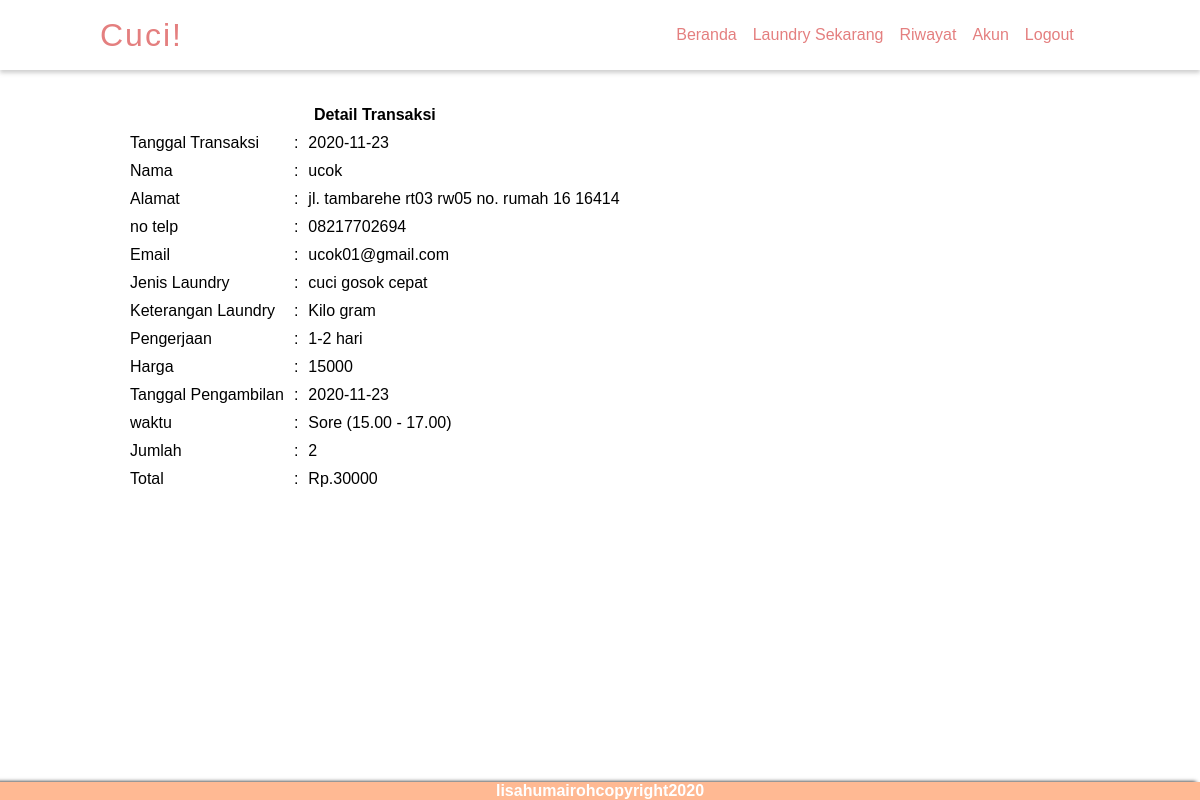
Page /user/detail_transaksi.php?id_transaksi=1 (signed in) on the committed database.
### tables this page shows
CREATE TABLE `transaksi` (
  `id_transaksi` int(11) NOT NULL,
  `id_user` int(11) NOT NULL,
  `id_laundry` int(11) NOT NULL,
  `tgl_transaksi` date NOT NULL,
  `jenis_laundry` varchar(100) NOT NULL,
  `tgl_ambil` date NOT NULL,
  `waktu` varchar(50) NOT NULL,
  `jumlah` varchar(10) NOT NULL,
  `total` varchar(10) NOT NULL
);

CREATE TABLE `user` (
  `id_user` int(11) NOT NULL,
  `username` varchar(50) NOT NULL,
  `pass` varchar(8) NOT NULL,
  `nama` varchar(50) NOT NULL,
  `alamat` varchar(255) NOT NULL,
  `no_telp` varchar(20) NOT NULL,
  `email` varchar(50) NOT NULL
);

CREATE TABLE `laundry` (
  `id_laundry` int(11) NOT NULL,
  `jenis` varchar(50) NOT NULL,
  `pengerjaan` varchar(50) NOT NULL,
  `ket` varchar(50) NOT NULL,
  `harga` varchar(10) NOT NULL
);

### user/detail_transaksi.php (the view, shortened to what this page needs)
<?php
include '../koneksi.php';
?>
<!DOCTYPE html>
<html lang="en">
<head>
    <link rel="stylesheet" href="../css/style.css">
</head>
<body>
    <div class="container">
        <header class="header">
                <a href="#" class="logo">Cuci!</a>
            <ul>
                <li><a href="home.php">Beranda</a></li>
                <li><a href="laundry.php">Laundry Sekarang</a></li>
                <li><a href="riwayat_transaksi.php">Riwayat</a></li>
                <li><a href="akun.php">Akun</a></li>
                <li><a href="../logout.php">Logout</a></li>
            </ul>
        </header>
    <div class="content">
        <div class="#tabel">
            <br><br>
                   <table border="0px" cellspacing='10' cellpadding="30">
                    <?php
                    $id = $_GET['id_transaksi'];
                    $sql = "SELECT * FROM transaksi, laundry, user WHERE id_transaksi = '$id' AND laundry.id_laundry=transaksi.id_laundry AND user.id_user=transaksi.id_user";
                    $query = mysqli_query($conn, $sql);
                    $data = mysqli_fetch_array($query);
                    ?>
                        <tr collspan="3">
                            <th colspan="3">Detail Transaksi</th>
                        </tr>
                        <tr>
                            <td>Tanggal Transaksi</td>
                            <td>:</td>
                            <td><?php echo $data['tgl_transaksi'] ?></td>
                        </tr>
                        <tr>
                            <td>Nama</td>
                            <td>:</td>
                            <td><?php echo $data['nama'] ?></td>
                        </tr>
                        <tr>
                            <td>Alamat</td>
                            <td>:</td>
                            <td><?php echo $data['alamat'] ?></td>
                        </tr><tr>
                            <td>no telp</td>
                            <td>:</td>
                            <td><?php echo $data['no_telp'] ?></td>
                        </tr>
                        <tr>
                            <td>Email</td>
                            <td>:</td>
                            <td><?php echo $data['email'] ?></td>
                        </tr>
                        <tr>
                            <td>Jenis Laundry</td>
                            <td>:</td>
                            <td><?php echo $data['jenis_laundry']?></td>
                        </tr>
                        <tr>
                            <td>Keterangan Laundry</td>
                            <td>:</td>
                            <td><?php echo $data['ket']?></td>
                        </tr>
                        <tr>
                            <td>Pengerjaan</td>
                            <td>:</td>
                            <td><?php echo $data['pengerjaan']?> hari</td>
                        </tr>
                        <tr>
                            <td>Harga</td>
                            <td>:</td>
                            <td><?php echo $data['harga'] ?></td>
                        </tr>
                        <tr>
                            <td>Tanggal Pengambilan</td>
                            <td>:</td>
                            <td><?php echo $data['tgl_ambil'] ?></td>
                        </tr>
                        <tr>
                            <td>waktu</td>
                            <td>:</td>
                            <td><?php echo $data['waktu'] ?></td>
                        </tr>
                        <tr>
                            <td>Jumlah</td>
                            <td>:</td>
                            <td><?php echo $data['jumlah'] ?></td>
                        </tr>
                        <tr>
                            <td>Total</td>
                            <td>:</td>
                            <td>Rp.<?php echo $data['total'] ?></td>
                        </tr>
                    </table>
    </div>
    </div>
    <div class="footer">
        <h4>lisahumairohcopyright2020</h4>
    </div>
</div>
</body>
</html>

### css/style.css (style rules this page uses)
* { margin: 0; padding: 0; font-family: sans-serif; }
.container { height: 650px; position: relative; width: 100%; }
.container header { height: 70px; width: 100%; position: fixed; background-color: rgb(255, 255, 255); line-height: 70px; box-shadow: 0 3px 4px rgba(116, 116, 116, 0.336); }
.container header .logo { position: relative; float: left; padding-left: 100px; position: relative; color: rgb(228, 127, 127); text-decoration:none; font-size: 2em; letter-spacing: 2px; transition: 0.6px; }
.container .header ul { margin-left: 550px; position: relative; display: flex; justify-content: center; align-items: center; }
.container .header ul li { list-style: none; position: relative; }
.container .header ul li a { padding: 3px; position: relative; text-decoration: none; margin: 5px; color: rgb(228, 127, 127); }
.container .content { margin: auto; padding: 60px 0 60px 0; width: 80%; }
.container .footer { position: fixed; box-shadow: -4px 0 4px rgb(0, 0, 0); background-color: #ffb993; color: #fff; width: 100%; text-align: center; bottom: 0%; }

### rows in the picture
transaksi: tgl_transaksi "2020-11-23", id_user.nama "ucok", id_user.alamat "jl. tambarehe rt03 rw05 no. rumah 16 16414", id_user.no_telp "08217702694", id_user.email "ucok01@gmail.com", jenis_laundry "cuci gosok cepat", id_laundry.ket "Kilo gram", id_laundry.pengerjaan "1-2", id_laundry.harga "15000", tgl_ambil "2020-11-23", waktu "Sore (15.00 - 17.00)", jumlah "2", total "30000"
